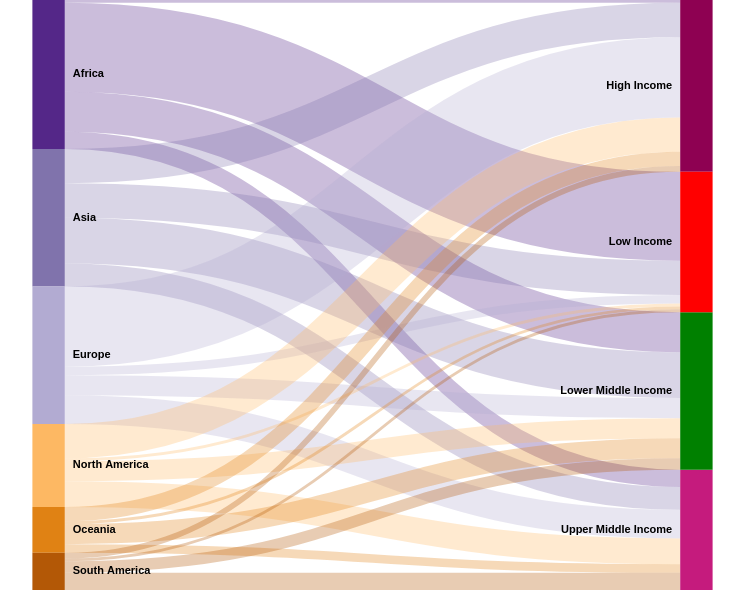

This figure's Vega-Lite source:
### Vega specification from a JSON file in a GitHub repository (floating-point values rounded to 4 significant figures)
{"$schema": "https://vega.github.io/schema/vega/v5.json", "width": 745, "height": 590, "data": [{"name": "continent_data", "values": {"aggregations": {"table": {"buckets": [{"key": {"continent": "Africa", "incomeLevel": "High Income"}, "countryCount": 1}, {"key": {"continent": "Africa", "incomeLevel": "Upper Middle Income"}, "countryCount": 6}, {"key": {"continent": "Africa", "incomeLevel": "Lower Middle Income"}, "countryCount": 14}, {"key": {"continent": "Africa", "incomeLevel": "Low Income"}, "countryCount": 31}, {"key": {"continent": "Asia", "incomeLevel": "High Income"}, "countryCount": 12}, {"key": {"continent": "Asia", "incomeLevel": "Upper Middle Income"}, "countryCount": 8}, {"key": {"continent": "Asia", "incomeLevel": "Lower Middle Income"}, "countryCount": 16}, {"key": {"continent": "Asia", "incomeLevel": "Low Income"}, "countryCount": 12}, {"key": {"continent": "Europe", "incomeLevel": "High Income"}, "countryCount": 28}, {"key": {"continent": "Europe", "incomeLevel": "Upper Middle Income"}, "countryCount": 10}, {"key": {"continent": "Europe", "incomeLevel": "Lower Middle Income"}, "countryCount": 7}, {"key": {"continent": "Europe", "incomeLevel": "Low Income"}, "countryCount": 3}, {"key": {"continent": "North America", "incomeLevel": "High Income"}, "countryCount": 12}, {"key": {"continent": "North America", "incomeLevel": "Upper Middle Income"}, "countryCount": 9}, {"key": {"continent": "North America", "incomeLevel": "Lower Middle Income"}, "countryCount": 7}, {"key": {"continent": "North America", "incomeLevel": "Low Income"}, "countryCount": 1}, {"key": {"continent": "Oceania", "incomeLevel": "High Income"}, "countryCount": 5}, {"key": {"continent": "Oceania", "incomeLevel": "Upper Middle Income"}, "countryCount": 3}, {"key": {"continent": "Oceania", "incomeLevel": "Lower Middle Income"}, "countryCount": 7}, {"key": {"continent": "Oceania", "incomeLevel": "Low Income"}, "countryCount": 1}, {"key": {"continent": "South America", "incomeLevel": "High Income"}, "countryCount": 2}, {"key": {"continent": "South America", "incomeLevel": "Upper Middle Income"}, "countryCount": 6}, {"key": {"continent": "South America", "incomeLevel": "Lower Middle Income"}, "countryCount": 4}, {"key": {"continent": "South America", "incomeLevel": "Low Income"}, "countryCount": 1}]}}}, "format": {"property": "aggregations.table.buckets"}, "transform": [{"type": "formula", "expr": "datum.key.continent", "as": "continent"}, {"type": "formula", "expr": "datum.key.incomeLevel", "as": "incomeLevel"}, {"type": "formula", "expr": "datum.countryCount", "as": "countryCount"}]}, {"name": "nodes", "source": "continent_data", "transform": [{"type": "filter", "expr": "!groupSelector || groupSelector.continent == datum.continent || groupSelector.incomeLevel == datum.incomeLevel"}, {"type": "formula", "expr": "datum.continent + datum.incomeLevel", "as": "key"}, {"type": "fold", "fields": ["continent", "incomeLevel"], "as": ["stackType", "groupId"]}, {"type": "formula", "expr": "datum.stackType == 'continent' ? datum.continent + ' ' + datum.incomeLevel : datum.incomeLevel + ' ' + datum.continent", "as": "sortField"}, {"type": "stack", "groupby": ["stackType"], "sort": {"field": "sortField", "order": "descending"}, "field": "countryCount"}, {"type": "formula", "expr": "(datum.y0 + datum.y1)/2", "as": "yc"}]}, {"name": "groups", "source": "nodes", "transform": [{"type": "aggregate", "groupby": ["stackType", "groupId"], "fields": ["countryCount"], "ops": ["sum"], "as": ["total"]}, {"type": "stack", "groupby": ["stackType"], "sort": {"field": "groupId", "order": "descending"}, "field": "total"}, {"type": "formula", "expr": "scale('y', datum.y0)", "as": "scaledY0"}, {"type": "formula", "expr": "scale('y', datum.y1)", "as": "scaledY1"}, {"type": "formula", "expr": "datum.stackType == 'continent'", "as": "rightLabel"}, {"type": "formula", "expr": "datum.total/domain('y')[1]", "as": "percentage"}]}, {"name": "destinationNodes", "source": "nodes", "transform": [{"type": "filter", "expr": "datum.stackType == 'incomeLevel'"}]}, {"name": "edges", "source": "nodes", "transform": [{"type": "filter", "expr": "datum.stackType == 'continent'"}, {"type": "lookup", "from": "destinationNodes", "key": "key", "fields": ["key"], "as": ["target"]}, {"type": "linkpath", "orient": "horizontal", "shape": "diagonal", "sourceY": {"expr": "scale('y', datum.yc)"}, "sourceX": {"expr": "scale('x', 'continent') + bandwidth('x')"}, "targetY": {"expr": "scale('y', datum.target.yc)"}, "targetX": {"expr": "scale('x', 'incomeLevel')"}}, {"type": "formula", "expr": "range('y')[0]-scale('y', datum.countryCount)", "as": "strokeWidth"}, {"type": "formula", "expr": "datum.countryCount/domain('y')[1]", "as": "percentage"}]}], "scales": [{"name": "x", "type": "band", "range": "width", "domain": ["continent", "incomeLevel"], "paddingOuter": 0.05, "paddingInner": 0.95}, {"name": "y", "type": "linear", "range": "height", "domain": {"data": "nodes", "field": "y1"}}, {"name": "color", "type": "ordinal", "range": ["#542788", "#8073ac", "#b2abd2", "#fdb863", "#e08214", "#b35806", "#8e0152", "#c51b7d", "green", "red"], "domain": {"data": "continent_data", "fields": ["continent", "incomeLevel"]}}, {"name": "stackNames", "type": "ordinal", "range": ["Continent", "Income Level"], "domain": ["continent", "incomeLevel"]}], "marks": [{"type": "path", "name": "edgeMark", "from": {"data": "edges"}, "clip": true, "encode": {"update": {"stroke": [{"test": "groupSelector && groupSelector.stackType == 'continent'", "scale": "color", "field": "incomeLevel"}, {"scale": "color", "field": "continent"}], "strokeWidth": {"field": "strokeWidth"}, "path": {"field": "path"}, "strokeOpacity": {"signal": "!groupSelector && (groupHover.continent == datum.continent || groupHover.incomeLevel == datum.incomeLevel) ? 0.9 : 0.3"}, "zindex": {"signal": "!groupSelector && (groupHover.continent == datum.continent || groupHover.incomeLevel == datum.incomeLevel) ? 1 : 0"}, "tooltip": {"signal": "'Continent: ' + datum.continent + ' | Income Group: ' + datum.incomeLevel + ' | Countries: ' + format(datum.countryCount, ',.0f') + ' (' + format(datum.percentage, '.1%') + ')'"}}, "hover": {"strokeOpacity": {"value": 1}}}}, {"type": "rect", "name": "groupMark", "from": {"data": "groups"}, "encode": {"enter": {"fill": {"scale": "color", "field": "groupId"}, "width": {"scale": "x", "band": 1}}, "update": {"x": {"scale": "x", "field": "stackType"}, "y": {"field": "scaledY0"}, "y2": {"field": "scaledY1"}, "fillOpacity": {"value": 1}, "tooltip": {"signal": "datum.groupId + ': ' + format(datum.total, ',.0f') + ' countries (' + format(datum.percentage, '.1%') + ')'"}}, "hover": {"fillOpacity": {"value": 1}}}}, {"type": "text", "from": {"data": "groups"}, "interactive": false, "encode": {"update": {"x": {"signal": "scale('x', datum.stackType) + (datum.rightLabel ? bandwidth('x') + 8 : -8)"}, "yc": {"signal": "(datum.scaledY0 + datum.scaledY1)/2"}, "align": {"signal": "datum.rightLabel ? 'left' : 'right'"}, "baseline": {"value": "middle"}, "fontWeight": {"value": "bold"}, "text": {"signal": "abs(datum.scaledY0 - datum.scaledY1) > 13 ? datum.groupId : ''"}}}}, {"type": "group", "data": [{"name": "dataForShowAll", "values": [{}], "transform": [{"type": "filter", "expr": "groupSelector"}]}], "encode": {"enter": {"xc": {"signal": "width/2"}, "y": {"value": 30}, "width": {"value": 80}, "height": {"value": 30}}}, "marks": [{"type": "group", "name": "groupReset", "from": {"data": "dataForShowAll"}, "encode": {"enter": {"cornerRadius": {"value": 6}, "fill": {"value": "#f5f5f5"}, "stroke": {"value": "#c1c1c1"}, "strokeWidth": {"value": 2}, "height": {"field": {"group": "height"}}, "width": {"field": {"group": "width"}}}, "update": {"opacity": {"value": 1}}, "hover": {"opacity": {"value": 0.7}}}, "marks": [{"type": "text", "interactive": false, "encode": {"enter": {"xc": {"field": {"group": "width"}, "mult": 0.5}, "yc": {"field": {"group": "height"}, "mult": 0.5}, "align": {"value": "center"}, "baseline": {"value": "middle"}, "fontWeight": {"value": "bold"}, "text": {"value": "Show All"}}}}]}]}], "signals": [{"name": "groupHover", "value": {}, "on": [{"events": "@groupMark:mouseover", "update": "{continent: datum.stackType == 'continent' && datum.groupId, incomeLevel: datum.stackType == 'incomeLevel' && datum.groupId}"}, {"events": "mouseout", "update": "{}"}]}, {"name": "groupSelector", "value": false, "on": [{"events": "@groupMark:click!", "update": "{stackType: datum.stackType, continent: datum.stackType == 'continent' && datum.groupId, incomeLevel: datum.stackType == 'incomeLevel' && datum.groupId}"}, {"events": [{"type": "click", "markname": "groupReset"}, {"type": "dblclick"}], "update": "false"}]}]}
